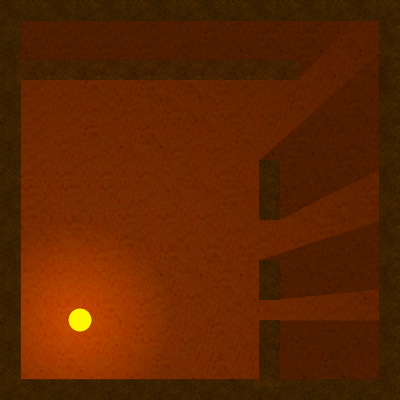

A 2D game scene composited from a Tiled map and its tileset images. What follows is a short description and the map's XML, with each tile layer's data collapsed to a summary:
An orthogonal 20x20 tile map with 20x20 px tiles, 2 tile layers (gameMapDark, gameMapLight), 2 tilesets and 15 objects (9x wall, fire, exit).

<map version="1.0" orientation="orthogonal" width="20" height="20" tilewidth="20" tileheight="20">
 <tileset firstgid="1" name="level1" tilewidth="20" tileheight="20">
  <image source="level1.png" width="400" height="400" />
 </tileset>
 <tileset firstgid="401" name="level1_no_light" tilewidth="20" tileheight="20">
  <image source="level1_no_light.png" width="400" height="400" />
 </tileset>
 <layer name="gameMapDark" width="20" height="20">
  <data>[400 cells, 400 non-empty, 400 distinct tile ids]</data>
 </layer>
 <layer name="gameMapLight" width="20" height="20">
  <data>[400 cells, 400 non-empty, 400 distinct tile ids]</data>
 </layer>
 <objectgroup name="shadows" width="20" height="20" visible="0">
  <object x="18" y="19">
   <polygon points="-1,-5 338,-3 281,57 0,43" />
  </object>
  <object x="261" y="161">
   <polygon points="0,0 121,-108 119,10 16,59" />
  </object>
  <object x="261" y="261">
   <polygon points="0,0 121,-41 119,30 17,40" />
  </object>
  <object x="279" y="321">
   <polygon points="0,0 101,0 102,60 -2,58" />
  </object>
 </objectgroup>
 <objectgroup name="obstacles" width="20" height="20" visible="0">
  <object name="wall" x="21" y="61" width="281" height="18" />
  <object name="wall" x="14" y="17" width="5" height="367" />
  <object name="wall" x="17" y="380" width="293" height="5" />
  <object name="wall" x="15" y="13" width="371" height="7" />
  <object name="wall" x="379" y="17" width="6" height="364" />
  <object name="wall" x="259" y="160" width="21" height="60" />
  <object name="wall" x="260" y="260" width="20" height="39" />
  <object name="wall" x="259" y="320" width="20" height="60" />
  <object name="fire" x="68" y="307" width="25" height="24">
   <ellipse />
  </object>
  <object name="wall" x="355" y="379" width="36" height="7" />
  <object name="exit" x="310" y="372" width="46" height="10">
   <properties>
    <property name="exit" value="1" />
   </properties>
  </object>
 </objectgroup>
</map>